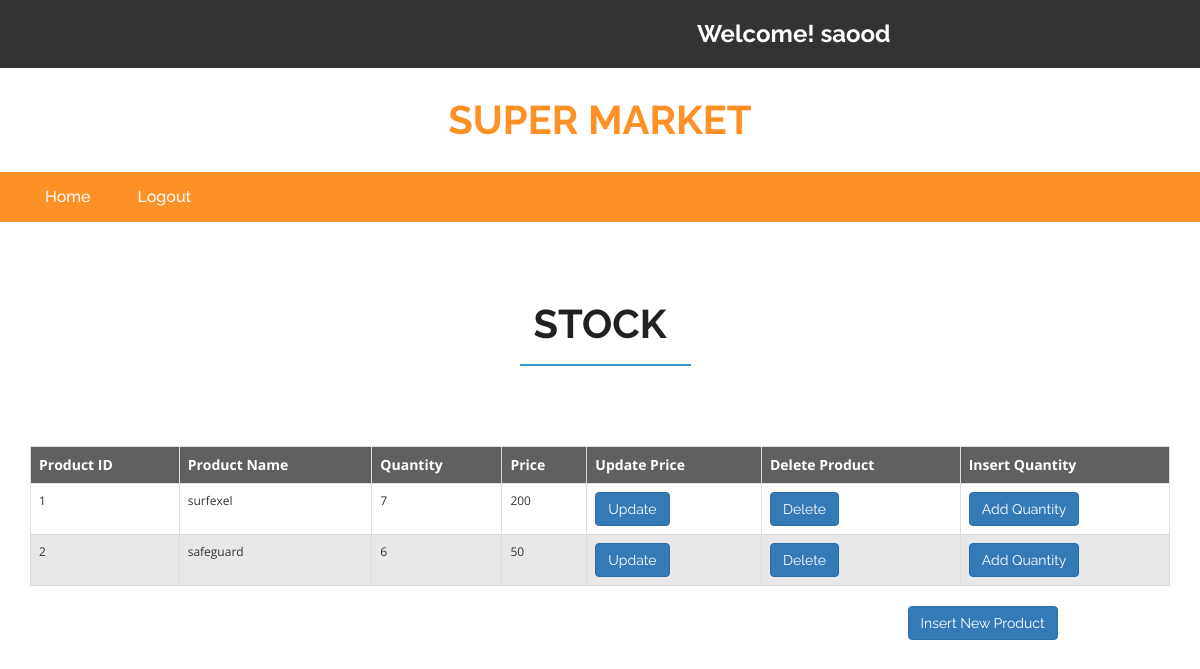
/stock.php (signed in), run on the app's committed database.
### tables this page shows
CREATE TABLE `PRODUCTS` (
  `PROD_ID` int(11) NOT NULL,
  `NAME` varchar(20) NOT NULL,
  `QUANTITY` int(11) NOT NULL,
  `PRICE` int(11) NOT NULL,
  `PIC_PATH` text NOT NULL,
  `SUPP_ID` int(11) NOT NULL
);

### stock.php (the view, shortened to what this page needs)
<?php
	include "connect.php";
?>
<!DOCTYPE html>
<html>
<head>
    <link href="css/bootstrap.css" rel="stylesheet" type="text/css" media="all" />
    <link href="css/checkbox.css" rel="stylesheet" type="text/css" media="all" />
    <link href="css/style.css" rel="stylesheet" type="text/css" media="all" />
    <link href="css/style1.css" rel="stylesheet" type="text/css" media="all" />
    <link href="css/font-awesome.css" rel="stylesheet">
</head>
<body>
	<div class="agileits_header">
        <div class="container">
            <div class="w3l_offers">
            </div>
            <div class="agile-login">
                <h3 style="color:white">Welcome!
                    <?php if(isset($_SESSION["name"])) {echo $_SESSION["name"];} ?>
                </h3>
            </div>
        </div>
    </div>
    <div class="logo_products">
        <div class="container">
            <div class="w3ls_logo_products_left">
                <h1><a href="customer-home.php">super Market</a></h1>
            </div>
            <div class="clearfix"> </div>
        </div>
    </div>
    <div class="navigation-agileits">
        <div class="container">
            <nav class="navbar navbar-default">
                <div class="collapse navbar-collapse" id="bs-megadropdown-tabs">
                    <ul class="nav navbar-nav" >
                        <li class="active"><a href="customer-home.php" class="act">Home</a></li>
                        <li class="active"><a href="logout.php">Logout</a></li>
                    </ul>
                </div>
            </nav>
        </div>
    </div>
	<div class="login">
        <div class="container">
            <h2>Stock</h2>
        </div>
    </div>
	<?php
            $qry = "SELECT * FROM PRODUCTS";
            $res = $con->query($qry);
			$result = "";
            $class = "tblro";
            $flag = 1;
			if ($res->num_rows>0) {
                $result .= "<div class ='container'>";
				$result .= "<table align='center' class='table table-bordered'>";
				$result .= "<tr class='tblh'><th>Product ID</th><th>Product Name</th><th>Quantity</th><th>Price</th><th>Update Price</th><th>Delete Product</th><th>Insert Quantity</th></tr>";
				while ($row = $res->fetch_assoc())
				{
					$result .= "<tr class ='".$class."'>
									<td>
										".$row['PROD_ID']."
									</td>
									<td>
										".$row['NAME']."
									</td>
									<td>
										".$row['QUANTITY']."
									</td>
									<td>
										".$row['PRICE']."
									</td>
									<td>
										"."<span><a class='btn btn-primary' href='update_price.php?id={$row['PROD_ID']}'>Update</a></span>" ."
									</td>
									<td>
										"."<a class='btn btn-primary' href='delete_product.php?id={$row['PROD_ID']}'>Delete</a>" ."
									</td>
									<td>
										"."<span><a class='btn btn-primary' href='Add_Quantity.php?id={$row['PROD_ID']}'>Add Quantity</a></span>" ."
									</td>
								</tr>";
                    $flag++;
                    if(($flag)%2==0)
                        $class = "tblre";
                    else
                        $class = "tblro";
				}
				$result .= "</table></div>";
			}
			echo $result;
	?>
	<div class="form-group row">
            <div class="col-sm-9"></div>
            <a class='btn btn-primary' href='insert_product.php'>Insert New Product</a>
            <div class="col-sm-3"></div>
        </div>
</body>
</html>

### css/style.css (style rules this page uses)
html, body { font-size: 100%; font-family: 'Open Sans', sans-serif; background:#ffffff; }
ul li,ol li { font-size:14px; }
h1,h2,h3,h4,h5,h6,a { font-family: 'Raleway', sans-serif; margin:0; font-weight:700; }
ul,label { margin:0; padding:0; }
.agileits_header { background: #333333; padding: 12px 0; }
.w3l_offers { float: left; padding: 9px 0; width: 47%; }
.agile-login { float: left; width: 40%; text-align: center; padding: 9px 0; }
.logo_products { padding: 2em 0; }
.w3ls_logo_products_left { float: left; text-align: center; width: 33.33%; }
.w3ls_logo_products_left h1 a { font-size: 40px; color: #fe9126; text-decoration: none; text-transform: uppercase; display: block; line-height: 1; }
.navbar-default .navbar-nav > li > a { color: #fff; font-size: 16px; font-weight: 500; }
.navbar-default .navbar-nav > .active > a, .navbar-default .navbar-nav > .active > a:hover, .navbar-default .navbar-nav > .active > a:focus { background-color: transparent; color: #fff !important; }
.navbar-default .navbar-collapse, .navbar-default .navbar-form { border: none; }
.navbar { position: relative; min-height: 50px; margin-bottom: 10px; border: 1px solid transparent; }
.navbar-default { background: none; border: none; }
.navbar-collapse { padding: 0; }
.navigation-agileits { background: #fe9126; }
.navbar-nav > li { float: left; margin-left: 17px; }
.navbar-nav > li:nth-child(1) { margin-left: 0px; }
.navbar-collapse { padding: 0; box-shadow: none; }
.navbar { margin-bottom: 0; border: none; }
.top-brands h2,.newproducts-w3agile h3,.login h2,.register h2,.faq-w3agile h3,.brands h3 { text-align:center; color:#212121; padding-bottom:.5em; position:relative; font-size: 2.5em; text-transform: uppercase; }
.top-brands h2:after,.newproducts-w3agile h3:after,.login h2:after,.register h2:after,.faq-w3agile h3:after,.brands h3:after { content: ''; background: #3399cc; height: 2px; width: 15%; position: absolute; bottom: 0%; left: 43%; }
.login { padding: 5em 0; }

### stock.php (style rules this page uses)
.tblh { background: #616060; font-size: 14px; color: white; }
.tblro { font-size: 12px; }
.tblre { font-size: 12px; background: #E9E8E8; }

### data on the page
products: PROD_ID "1", NAME "surfexel", QUANTITY "7", PRICE "200"
products: PROD_ID "2", NAME "safeguard", QUANTITY "6", PRICE "50"

### other printed values
$_SESSION["name"] "saood"
